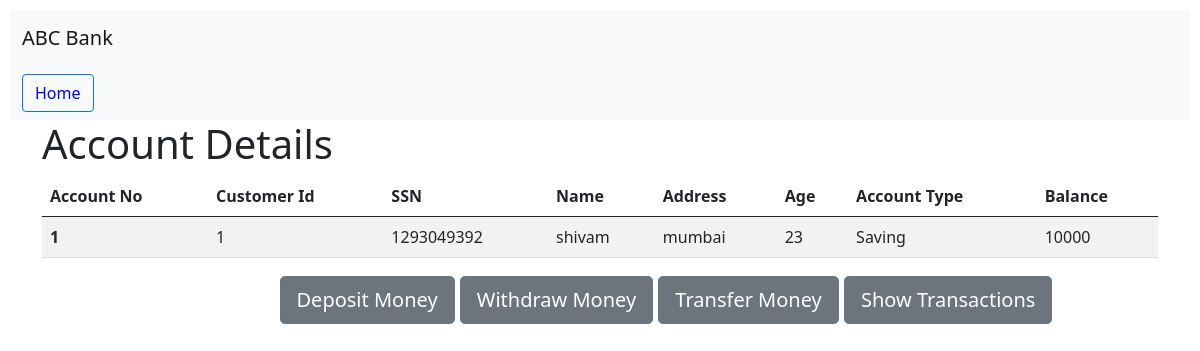
The page /showIndividualAccount/1 on the database as committed earlier.
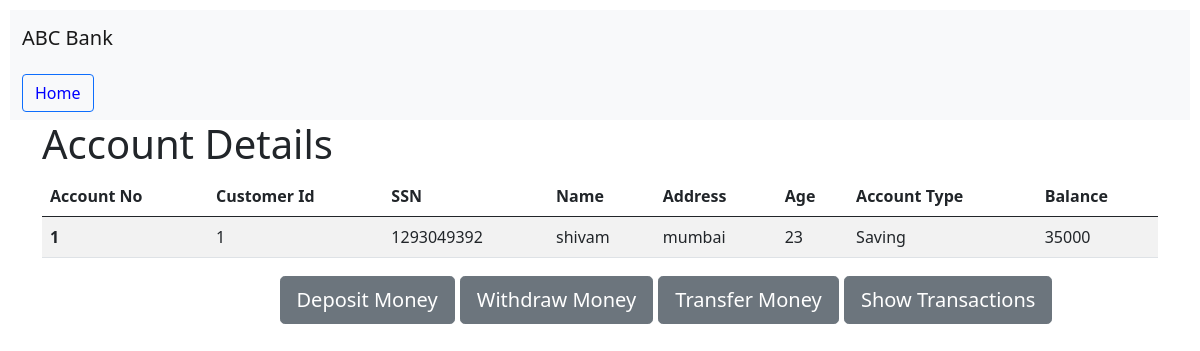
The same page on the database as committed later.
### app.py (models this page shows)
class Account(db.Model):
    customer_id = db.Column(db.Integer,db.ForeignKey('customer.customer_id'))
    account_id = db.Column(db.Integer,primary_key=True)
    account_type = db.Column(db.String(10),nullable=False)
    balance = db.Column(db.Integer,nullable=False)

### app.py (the view)
@app.route('/showIndividualAccount/<int:account_id>',methods=['GET','POST'])
def showIndividualAccount(account_id):
    account_id = account_id
    account = Account.query.get_or_404(account_id)
    customer = Customer.query.get_or_404(account.customer_id)
    return render_template('showIndividualAccount.html',account = account,customer=customer)

### templates/showIndividualAccount.html (shortened to what this page needs)
{%extends 'base.html'%}  {%block body%}
<nav class="navbar navbar-light bg-light">
  <div class="container-fluid">
    <form class="d-flex">
      <button class="btn btn-outline-primary" type="submit">
        <a href="/CashierDashboard" style="text-decoration: none; color: blue"
          >Home</a
        >
      </button>
    </form>
  </div>
</nav>
<div class="container">
  <h1>Account Details</h1>
  <table class="table table-striped table-hover">
    <thead>
      <tr>
        <th scope="col">Account No</th>
        <th scope="col">Customer Id</th>
        <th scope="col">SSN</th>
        <th scope="col">Name</th>
        <th scope="col">Address</th>
        <th scope="col">Age</th>
        <th scope="col">Account Type</th>
        <th scope="col">Balance</th>
      </tr>
    </thead>
    <tbody>
      <tr>
        <th scope="row">
          {{account.account_id}}
        </th>
    <td>{{account.customer_id}}</td>
    <td>{{customer.ssn}}</td>
    <td>{{customer.name}}</td>
    <td>{{customer.address}}</td>
    <td>{{customer.age}}</td>
    <td>{{account.account_type}}</td>
    <td>{{account.balance}}</td>
      </tr>
      </tbody>
  </table>
<div class="row">
  <div class="col"></div>
  <div class="col-7">
    <h2>
      <span class="navbar-brand mb-0">
        <button type="button" class="btn btn-secondary btn-lg">
          <a href="/depositMoney/{{account.account_id}}" style="text-decoration: none; color: white"
            >Deposit Money</a
          >
        </button>
        <button type="button" class="btn btn-secondary btn-lg">
          <a href="/withdrawMoney/{{account.account_id}}" style="text-decoration: none; color: white"
            >Withdraw Money</a
          >
        </button>
      <button type="button" class="btn btn-secondary btn-lg">
        <a href="/transferMoney/{{account.account_id}}" style="text-decoration: none; color: white"
          >Transfer Money</a
        >
      </button>
    <button type="button" class="btn btn-secondary btn-lg">
      <a href="/showTransaction/{{account.account_id}}" style="text-decoration: none; color: white"
        >Show Transactions</a
      >
    </button>
      </span>
    </h2>
  </div>
  <div class="col"></div>
</div>
</div>
{%endblock%}

Rows that differ between the two databases and show on the page:
changed Account "Saving": balance "10000" → "35000"
